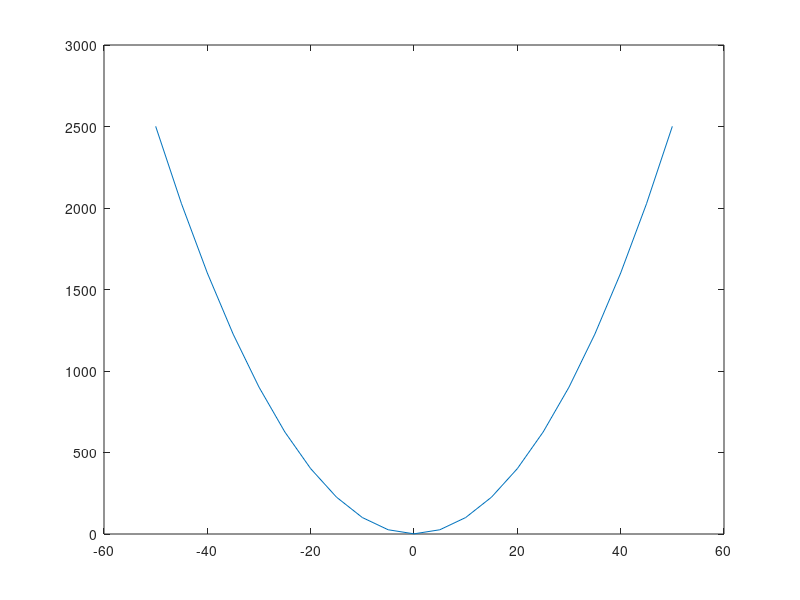

Write MATLAB code to recreate this figure.
% Author         :Patricia Zaragoza Palma
% Date           :20211028
% version        :ecuacion2
% usage          :octave /phat/ ecuacion2
% Note           :Requiere aplicacion de octave para la ejecucion y graficacion de las ecuaciones 

clear
% Dominio de la Funcion 
x= -50:5:50
% Reglas de correspondencia (Funcion)
y= (1 + x.^2)
% Plotear funcion 
plot(x, y);
